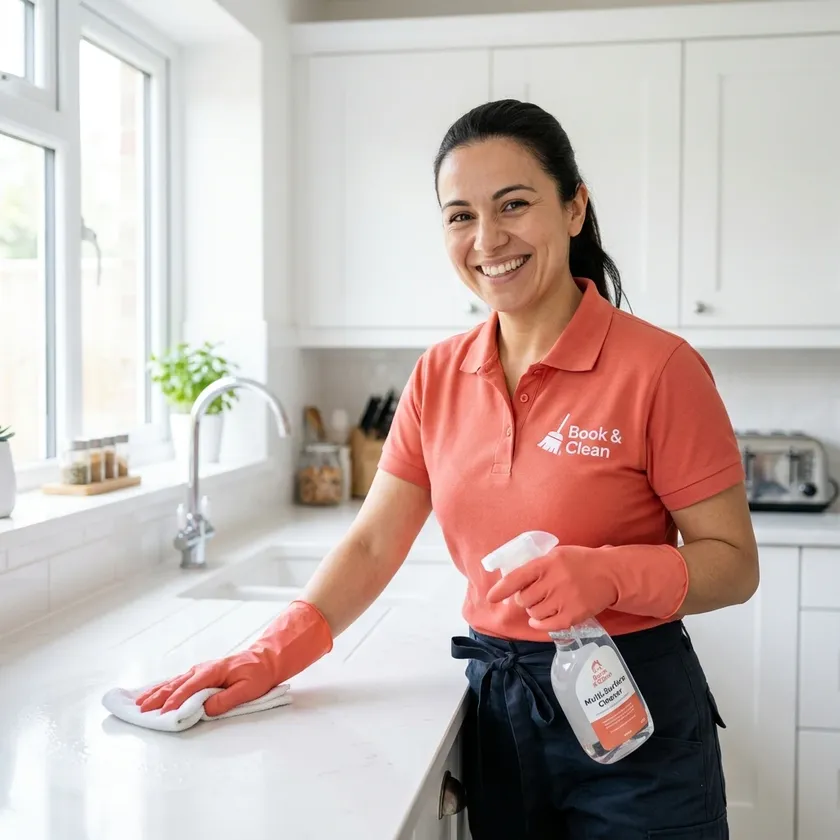
#> input picture perth-hero.webp, 840 x 840 px, shrunk from 1024 x 1024 before the run
$ python recolor_hero2.py
#> lines starting #> are read from the running program, lines starting #| are printed output that depends on the picture
import cv2
import numpy as np

# Reload original - let me check the backup first
import os
if os.path.exists('perth-hero-orig.webp'):
    img = cv2.imread('perth-hero-orig.webp')
else:
    # We already overwrote it, so work with current but reset logic
    img = cv2.imread('perth-hero.webp')
#> img is the input picture: shape (840, 840, 3); mean B, G, R 175.3, 180, 195.4
    # The current one already has the maroon shirt, we need original
    print("WARNING: no backup found, working from potentially modified image")

print(f"Image shape: {img.shape}")
#| Image shape: (840, 840, 3)

# Sample some pixels from typical shirt area (center of shirt region)
h, w = img.shape[:2]
#> h = 840; w = 840
# Sample mid region of the image (shirt area)
shirt_region = img[int(h*0.35):int(h*0.65), int(w*0.35):int(w*0.65)]
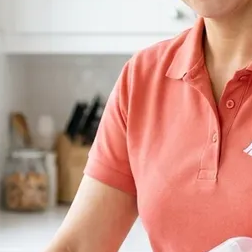
#> shirt_region: shape (252, 252, 3); mean B, G, R 137.6, 150.5, 202.6
img_hsv_sr = cv2.cvtColor(shirt_region, cv2.COLOR_BGR2HSV)
#> img_hsv_sr: shape (252, 252, 3); mean H, S, V 24, 84.1, 203.4
print("Shirt region HSV stats:")
print(f"  H mean: {img_hsv_sr[:,:,0].mean():.1f}, range: {img_hsv_sr[:,:,0].min()}-{img_hsv_sr[:,:,0].max()}")
#|   H mean: 24.0, range: 0-179
print(f"  S mean: {img_hsv_sr[:,:,1].mean():.1f}")
#|   S mean: 84.1
print(f"  V mean: {img_hsv_sr[:,:,2].mean():.1f}")
#|   V mean: 203.4

$ run again, with guarantee-bg.webp copied over perth-hero.webp
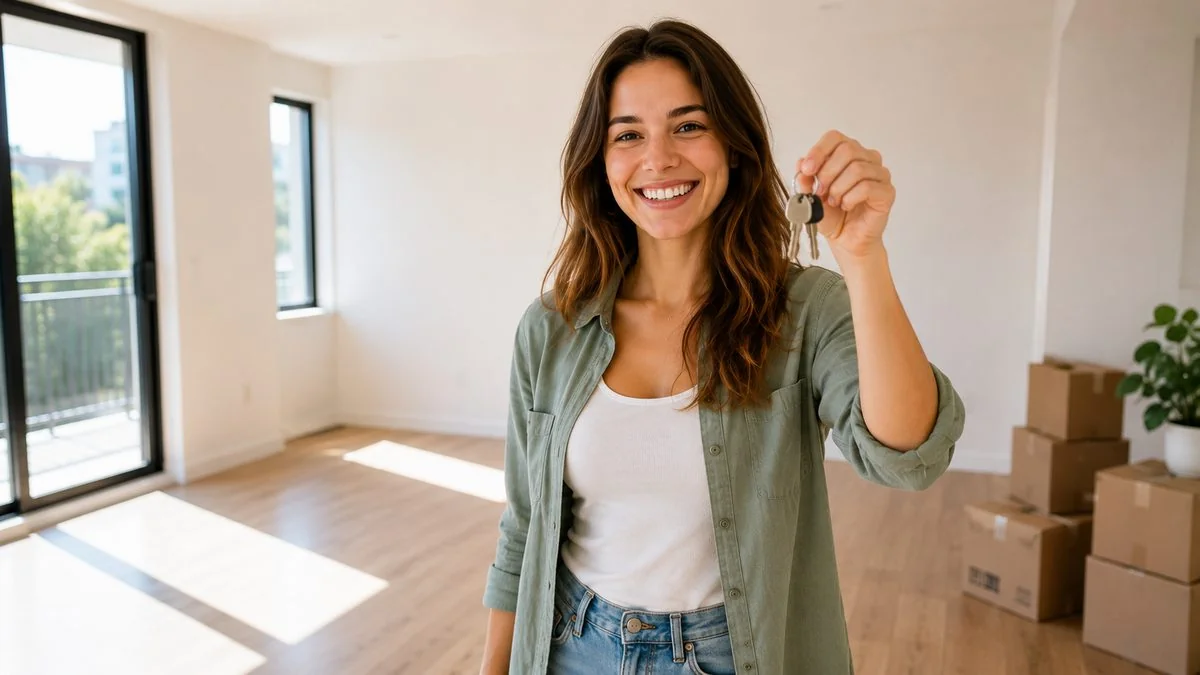
#> input picture guarantee-bg.webp, 1200 x 675 px
#> img is the input picture: shape (675, 1200, 3); mean B, G, R 148, 162.4, 177
#| Image shape: (675, 1200, 3)
#> `shirt_region = img[int(h*0.35):int(h*0.65), int(w*0.35):int(w*0.65)]`:
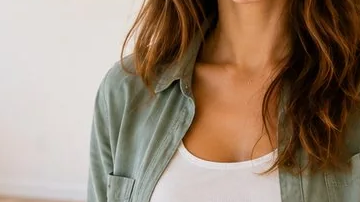
#> shirt_region: shape (202, 360, 3); mean B, G, R 115.1, 133.2, 153.3
#> img_hsv_sr: shape (202, 360, 3); mean H, S, V 22.8, 97.6, 154.3
#|   H mean: 22.8, range: 0-179
#|   S mean: 97.6
#|   V mean: 154.3

$ run again, with img-1bed.webp copied over perth-hero.webp
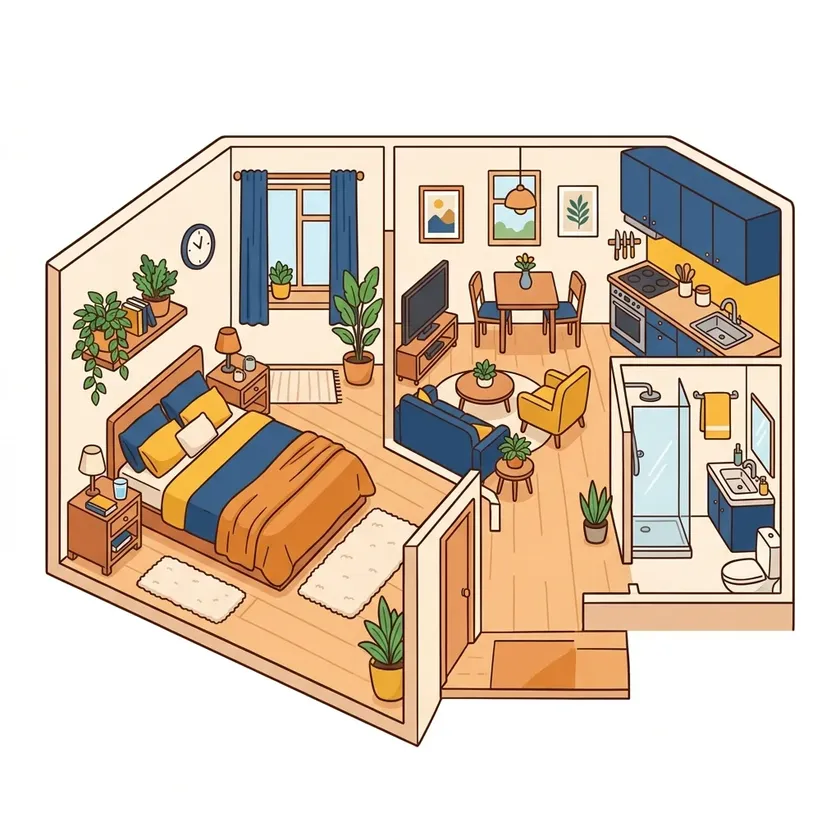
#> input picture img-1bed.webp, 840 x 840 px, shrunk from 1024 x 1024 before the run
#> img is the input picture: shape (840, 840, 3); mean B, G, R 190.4, 206.3, 221.8
#| Image shape: (840, 840, 3)
#> `shirt_region = img[int(h*0.35):int(h*0.65), int(w*0.35):int(w*0.65)]`:
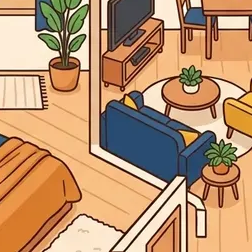
#> shirt_region: shape (252, 252, 3); mean B, G, R 112.8, 148.4, 188.1
#> img_hsv_sr: shape (252, 252, 3); mean H, S, V 26.3, 122.8, 194.3
#|   H mean: 26.3, range: 0-179
#|   S mean: 122.8
#|   V mean: 194.3
